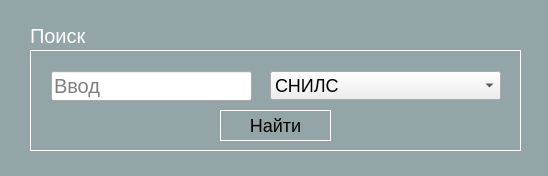
<?xml version="1.0" encoding="UTF-8"?>
<ui version="4.0">
 <class>Find_MainWindow</class>
 <widget class="QDialog" name="Find_MainWindow">
  <property name="geometry">
   <rect>
    <x>0</x>
    <y>0</y>
    <width>548</width>
    <height>176</height>
   </rect>
  </property>
  <property name="windowTitle">
   <string>Поиск</string>
  </property>
  <property name="styleSheet">
   <string notr="true">QDialog {
  background-color: #93a5a7;
}</string>
  </property>
  <widget class="QFrame" name="frame">
   <property name="geometry">
    <rect>
     <x>30</x>
     <y>50</y>
     <width>491</width>
     <height>101</height>
    </rect>
   </property>
   <property name="styleSheet">
    <string notr="true">QFrame {
	border: 1px solid white;
}</string>
   </property>
   <property name="frameShape">
    <enum>QFrame::StyledPanel</enum>
   </property>
   <property name="frameShadow">
    <enum>QFrame::Raised</enum>
   </property>
   <widget class="QLineEdit" name="lineEdit">
    <property name="geometry">
     <rect>
      <x>21</x>
      <y>21</y>
      <width>201</width>
      <height>30</height>
     </rect>
    </property>
    <property name="styleSheet">
     <string notr="true">QLineEdit {
	font-size: 20px;
	font-family: 'Calibri';
}</string>
    </property>
    <property name="placeholderText">
     <string>Ввод</string>
    </property>
   </widget>
   <widget class="QComboBox" name="comboBox">
    <property name="geometry">
     <rect>
      <x>240</x>
      <y>21</y>
      <width>231</width>
      <height>29</height>
     </rect>
    </property>
    <property name="styleSheet">
     <string notr="true">QComboBox {
	font-size: 18px;
	font-family:'Calibri';
}</string>
    </property>
    <item>
     <property name="text">
      <string>СНИЛС</string>
     </property>
    </item>
    <item>
     <property name="text">
      <string>ФИО  Пенсионера</string>
     </property>
    </item>
    <item>
     <property name="text">
      <string>Специалист ОВ</string>
     </property>
    </item>
    <item>
     <property name="text">
      <string>№ Филиала</string>
     </property>
    </item>
    <item>
     <property name="text">
      <string>Район</string>
     </property>
    </item>
    <item>
     <property name="text">
      <string>Доставочная организация</string>
     </property>
    </item>
    <item>
     <property name="text">
      <string>Очередность выплаты</string>
     </property>
    </item>
    <item>
     <property name="text">
      <string>Выплатной месяц</string>
     </property>
    </item>
   </widget>
   <widget class="QPushButton" name="pushButton">
    <property name="geometry">
     <rect>
      <x>190</x>
      <y>60</y>
      <width>111</width>
      <height>31</height>
     </rect>
    </property>
    <property name="styleSheet">
     <string notr="true">QPushButton {
	background-color: #93a5a7;
	border: 1px solid white;
	font-size: 18px;
	font-family: 'Calibri';
}

QPushButton:hover {
	background-color:#a8b7b8;
}

QPushButton:pressed {
	background-color: #bec9ca;
}</string>
    </property>
    <property name="text">
     <string>Найти</string>
    </property>
   </widget>
  </widget>
  <widget class="QLabel" name="label">
   <property name="geometry">
    <rect>
     <x>30</x>
     <y>20</y>
     <width>91</width>
     <height>31</height>
    </rect>
   </property>
   <property name="styleSheet">
    <string notr="true">QLabel {
	font-size: 20px;
	font-family: 'Calibri';
	color: white;
}</string>
   </property>
   <property name="text">
    <string>Поиск</string>
   </property>
  </widget>
 </widget>
 <resources/>
 <connections/>
</ui>
